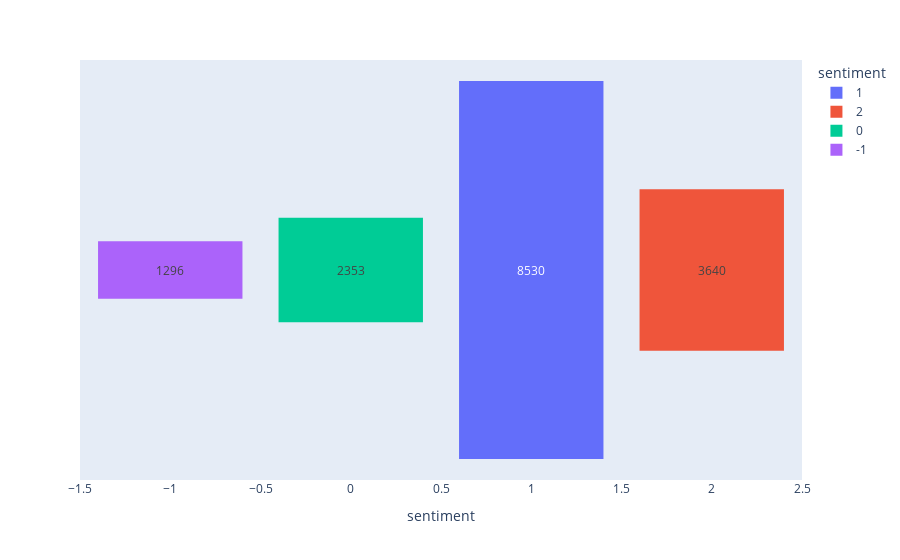

Notebook code cell kept with this figure:
### Code cell
fig = px.funnel(temp, x='sentiment', y='message', color='sentiment')
fig.show()

### Figure 1 — Plotly figure (JSON) as saved in the notebook; plotly's stock layout.template omitted (floating-point values rounded to 4 significant figures)
{"data": [{"hovertemplate": "sentiment=%{x}<br>message=%{y}<extra></extra>", "legendgroup": "1", "marker": {"color": "#636efa"}, "name": "1", "orientation": "v", "showlegend": true, "type": "funnel", "x": [1], "xaxis": "x", "y": [8530], "yaxis": "y"}, {"hovertemplate": "sentiment=%{x}<br>message=%{y}<extra></extra>", "legendgroup": "2", "marker": {"color": "#EF553B"}, "name": "2", "orientation": "v", "showlegend": true, "type": "funnel", "x": [2], "xaxis": "x", "y": [3640], "yaxis": "y"}, {"hovertemplate": "sentiment=%{x}<br>message=%{y}<extra></extra>", "legendgroup": "0", "marker": {"color": "#00cc96"}, "name": "0", "orientation": "v", "showlegend": true, "type": "funnel", "x": [0], "xaxis": "x", "y": [2353], "yaxis": "y"}, {"hovertemplate": "sentiment=%{x}<br>message=%{y}<extra></extra>", "legendgroup": "-1", "marker": {"color": "#ab63fa"}, "name": "-1", "orientation": "v", "showlegend": true, "type": "funnel", "x": [-1], "xaxis": "x", "y": [1296], "yaxis": "y"}], "layout": {"legend": {"title": {"text": "sentiment"}, "tracegroupgap": 0}, "margin": {"t": 60}, "xaxis": {"anchor": "y", "categoryarray": [1, 2, 0, -1], "categoryorder": "array", "domain": [0, 1], "title": {"text": "sentiment"}}, "yaxis": {"anchor": "x", "domain": [0, 1], "title": {"text": "message"}}}}
